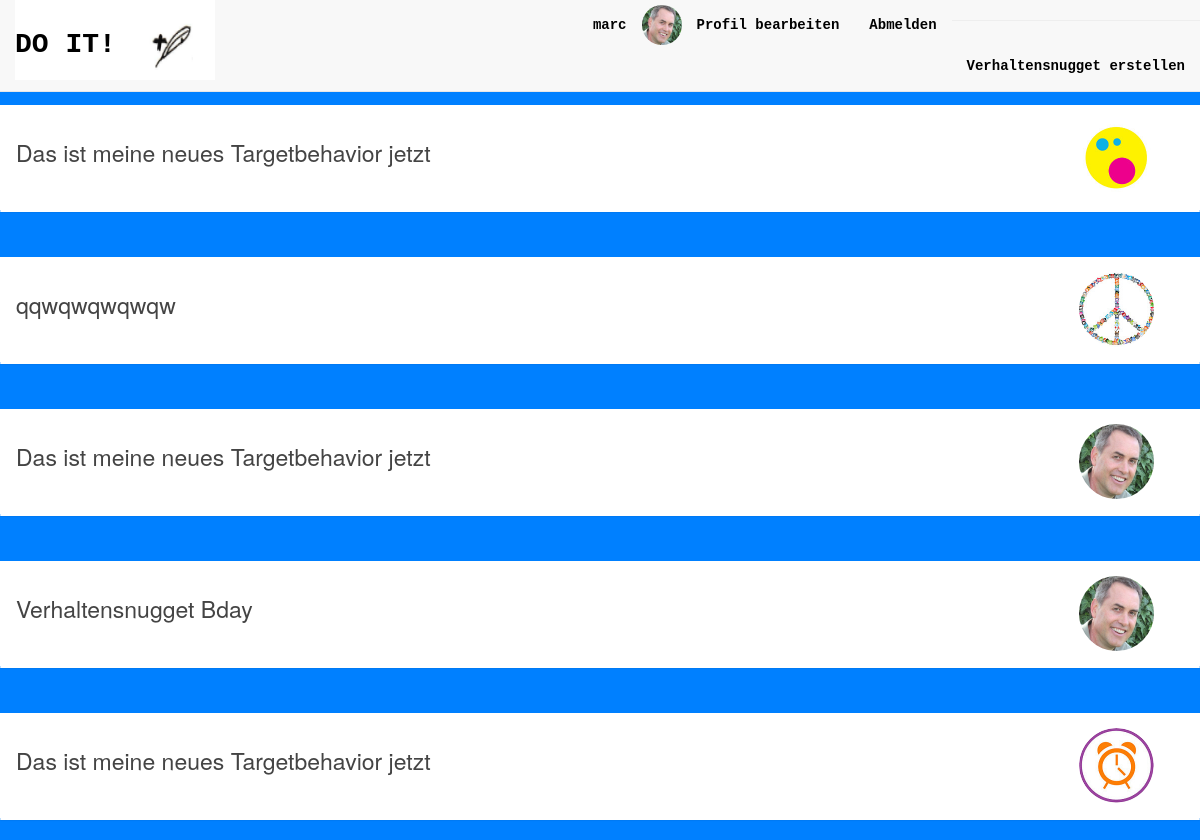
Before: / (signed in) with the older database file.
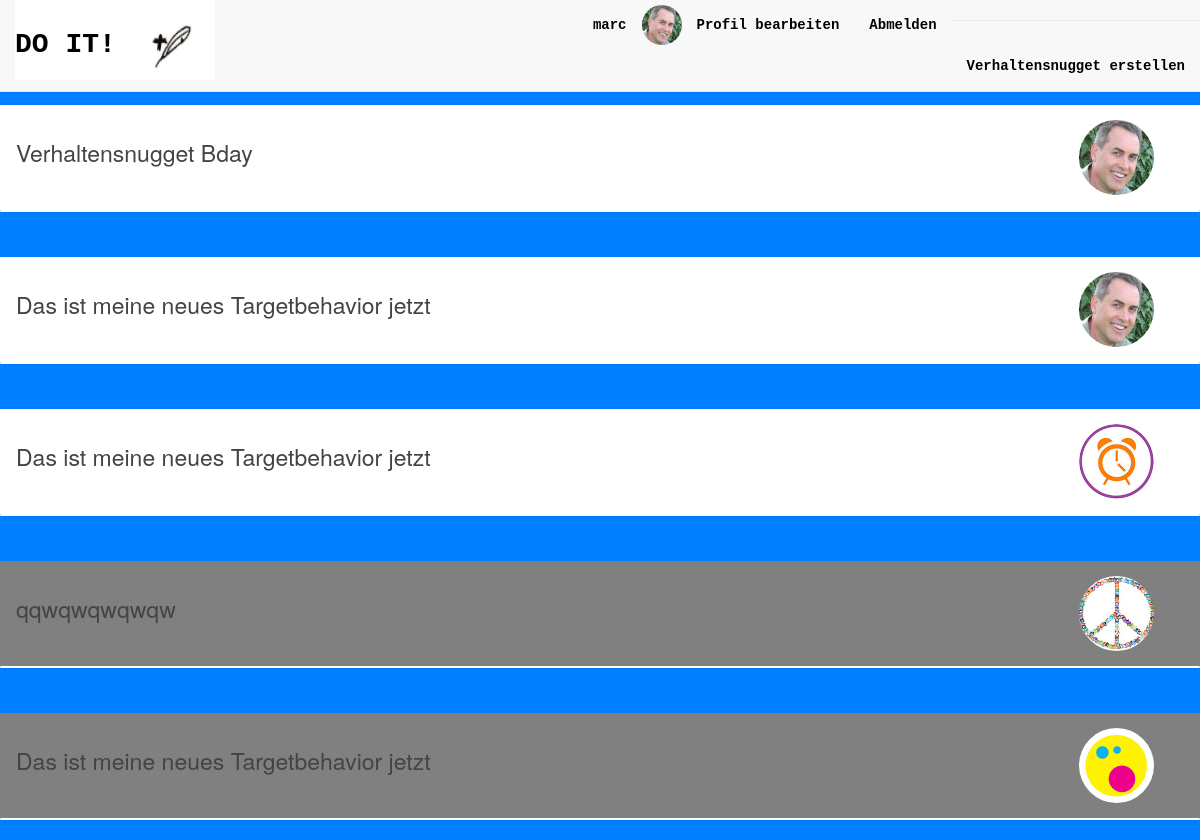
After: the same page with the newer database file.
### habits/models.py (models this page shows, shortened)
class Habit(models.Model):
    TRIGGER_OPTION_1 = 'Wenn ich...'
    TRIGGER_OPTION_2 = 'Bevor ich...'
    TRIGGER_OPTION_3 = 'Immer wenn ich...'
    TRIGGER_OPTION_4 = 'Jedes Mal wenn ich...'
    TRIGGER_OPTION_5 = 'Nachdem ich...'
    TRIGGER_CHOICES = (
        (TRIGGER_OPTION_1, TRIGGER_OPTION_1),
        (TRIGGER_OPTION_2, TRIGGER_OPTION_2),
        (TRIGGER_OPTION_3, TRIGGER_OPTION_3),
        (TRIGGER_OPTION_4, TRIGGER_OPTION_4),
        (TRIGGER_OPTION_5, TRIGGER_OPTION_5),
    )
    priority = models.IntegerField(default=1)
    title = models.CharField(max_length=200)
    trigger = models.CharField(max_length=15, choices=TRIGGER_CHOICES, default=TRIGGER_OPTION_5)
    existingroutine = models.ForeignKey(
        'Existingroutine',
        on_delete=models.SET_NULL,
        blank=True,
        null = True,
    )
    targetbehavior = models.ForeignKey(
        'Targetbehavior',
        on_delete=models.SET_NULL,
        blank=True,
        null = True,
    )
    image = models.ImageField(upload_to='habit_image', blank=True)
    created_by = models.ForeignKey(UserProfile, on_delete=models.SET_NULL, null=True, blank=True)
    STATUS_CHOICES = ((True, 'active'), (False, 'inactive'))
    is_active = models.BooleanField(choices=STATUS_CHOICES, default=True)
    created_at = models.DateTimeField(default=datetime.datetime.now, blank=True)
    triggered_at_time = models.TimeField(blank=True, null=True)
    triggered_at_date = models.DateField(blank=True, null=True)
    def __str__(self):
        habitpresentation = self.title # '\on ' + self.trigger + '\n ' + str(self.existingroutine) + '\n ' + str(self.targetbehavior)
        return habitpresentation
    def image_url(self):
        if self.image and hasattr(self.image, 'url'):
            return self.image.url
        else:
            return None;

### habits/views.py (the view, shortened to what this page needs)
# urls.py: url(r'^$', habits_views.HabitListView.as_view(), name='display_habits'),
class HabitListView(ListView):
    model = Habit
    context_object_name = 'habits'   # your own name for the list as a template variable
    template_name = 'habits/display_habits.html'  # Specify your own template name/location
    def get_queryset(self):
        print('get_queryset_HabitListView')
        queryset = Habit.objects.filter(created_by=self.request.user.id)
        print(queryset)
        return queryset

### accounts/models.py (called while the page is built)
    def image_url(self):
        if self.image and hasattr(self.image, 'url'):
            return self.image.url
        else:
            return '/media/profile_image/dummy_avatar.jpg'

### habits/models.py (called while the page is built)
    def __str__(self):
        return self.name

    def __str__(self):
        return self.name

### habits/templates/habits/display_habits.html (shortened to what this page needs)
{% extends 'base.html' %}
{% block head %}
  {% load staticfiles %}
  <link rel="stylesheet" type="text/css" href="{% static 'habits/css/style.css' %}" />
  <link rel="stylesheet" type="text/css" href="{% static 'habits/css/font-awesome.min.css' %}" />
{% endblock %}
{% block body %}
<div id="section-container">
  {% if habits %}
  <ul class="sort">
    {% for habit in habits|dictsort:"priority" %}
    <li id="habit_{{habit.id}}" class="custom-list-item {% if habit.is_active %}  {% else %} non-sortable {% endif %}">
      <button draggable=true id="accordion_{{habit.id}}" class="accordion {% if habit.is_active %} custom-accordion {% else %} custom-accordion-inactive {% endif %}">
        <div class="media">
          <div class="media-body">
            <h4 id="h4-habit-title_{{habit.id}}" class="media-heading custom-media-heading">{{habit.title}}</h4>
          </div>
          <div class="media-right media-middle">
            {% if habit.image_url %}
            <img id="overview-image" class="media-object" src="{{habit.image_url}}" width=75 height=75>
            {% endif %}
          </div>
        </div>
      </button>
      <div id="panel_{{habit.id}}"class="panel">
        <br>
        <br>
        <br>
      </div>
    </li>
    {% endfor %}
  </ul>
  {% else %}
  <div class="container">
    <h3 style="margin-top: 100px; text-align:center;">Es sind noch keine Verhaltensnuggets erstellt worden.</h3>
  </div>
  {% endif %}
</div>
{% endblock %}

Changed rows visible on the page:
changed Habit "Verhaltensnugget Bday": moves up the list
changed Habit (number 2 of 5 on the later page): moves up the list
changed Habit (number 3 of 5 on the later page): moves up the list
changed Habit "qqwqwqwqwqw": is_active True → False (drawn); moves down the list
changed Habit (number 5 of 5 on the later page): is_active True → False (drawn)
